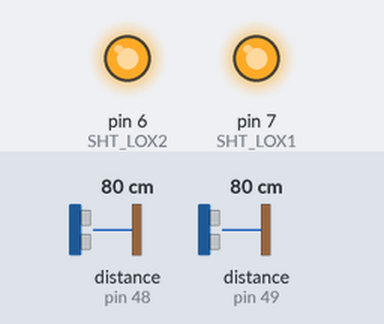
Simulated run of this sketch. Board: Arduino Uno, built with avr-gcc and run on an emulated ATmega328P. On the bench: output pins drawn as LEDs (lit = HIGH). The test bench sets the inputs (shaded band); at power-on: distance to the obstacle (sensors on pin 48, pin 49) 80 cm. The ROS host is connected and sends only what is stated; what the sketch prints to the serial monitor is not drawn.

Above: at 1.2 s.
1.3 s: distance to the obstacle (sensor on pin 48) set to 250 cm
3.2 s: distance to the obstacle (sensor on pin 49) set to 250 cm
5.1 s: distance to the obstacle (sensor on pin 48) set to 2 cm
Timing chart, 0 to 8.1 s (numbered marks = the images above; inputs shaded):
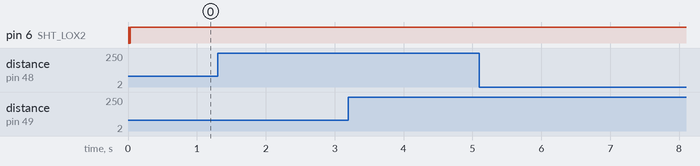

The sketch:

vl53l0x_dual_ROS.ino
```cpp
#include "Adafruit_VL53L0X.h"
#include <ros.h>
#include <std_msgs/Float64.h>

// address we will assign if dual sensor is present
#define LOX1_ADDRESS 0x30
#define LOX2_ADDRESS 0x31

// set the pins to shutdown
#define SHT_LOX1 7
#define SHT_LOX2 6

// objects for the vl53l0x
Adafruit_VL53L0X lox1 = Adafruit_VL53L0X();
Adafruit_VL53L0X lox2 = Adafruit_VL53L0X();

// this holds the measurement
VL53L0X_RangingMeasurementData_t measure1;
VL53L0X_RangingMeasurementData_t measure2;


ros::NodeHandle  nh;
std_msgs::Float64 range1;
std_msgs::Float64 range2;
ros::Publisher pub_range1( "lidar1", &range1);
ros::Publisher pub_range2( "lidar2", &range2);


/*
    Reset all sensors by setting all of their XSHUT pins low for delay(10), then set all XSHUT high to bring out of reset
    Keep sensor #1 awake by keeping XSHUT pin high
    Put all other sensors into shutdown by pulling XSHUT pins low
    Initialize sensor #1 with lox.begin(new_i2c_address) Pick any number but 0x29 and it must be under 0x7F. Going with 0x30 to 0x3F is probably OK.
    Keep sensor #1 awake, and now bring sensor #2 out of reset by setting its XSHUT pin high.
    Initialize sensor #2 with lox.begin(new_i2c_address) Pick any number but 0x29 and whatever you set the first sensor to
 */
void setID() {
  // all reset
  digitalWrite(SHT_LOX1, LOW);
  digitalWrite(SHT_LOX2, LOW);
  delay(10);
  // all unreset
  digitalWrite(SHT_LOX1, HIGH);
  digitalWrite(SHT_LOX2, HIGH);
  delay(10);

  // activating LOX1 and reseting LOX2
  digitalWrite(SHT_LOX1, HIGH);
  digitalWrite(SHT_LOX2, LOW);

  // initing LOX1
  if(!lox1.begin(LOX1_ADDRESS)) {
    Serial.println(F("Failed to boot first VL53L0X"));
    while(1);
  }
  delay(10);

  // activating LOX2
  digitalWrite(SHT_LOX2, HIGH);
  delay(10);

  //initing LOX2
  if(!lox2.begin(LOX2_ADDRESS)) {
    Serial.println(F("Failed to boot second VL53L0X"));
    while(1);
  }
}


void read_dual_sensors() {
  lox1.rangingTest(&measure1, false); // pass in 'true' to get debug data printout!
  lox2.rangingTest(&measure2, false); // pass in 'true' to get debug data printout!

  // print sensor one reading
  Serial.print("1: ");
  if(measure1.RangeStatus != 4)
  {     // if not out of range
    if(measure1.RangeMilliMeter>1500)
     {
      measure1.RangeMilliMeter=65136;
     }

     Serial.print(measure1.RangeMilliMeter);
     range1.data=measure1.RangeMilliMeter;

  }
  else
  {
    Serial.print("Out of range");
    range1.data=65136;
  }

  pub_range1.publish(&range1);

  Serial.print(" ");

  // print sensor two reading
  Serial.print("2: ");
  if(measure2.RangeStatus != 4)
  {
    if(measure2.RangeMilliMeter>1500)
     {
      measure2.RangeMilliMeter=65136;
     }


    Serial.print(measure2.RangeMilliMeter);
  } else {
    Serial.print("Out of range");
    range2.data=65136;
  }

  pub_range2.publish(&range2);

  Serial.println();
}


void setup() {

  nh.getHardware()->setBaud(115200);
  nh.initNode();
  nh.advertise(pub_range1);
  nh.advertise(pub_range2);

  Serial.begin(115200);

  // wait until serial port opens for native USB devices
  while (! Serial) { delay(1); }

  pinMode(SHT_LOX1, OUTPUT);
  pinMode(SHT_LOX2, OUTPUT);

  Serial.println("Shutdown pins inited...");

  digitalWrite(SHT_LOX1, LOW);
  digitalWrite(SHT_LOX2, LOW);

  Serial.println("Both in reset mode...(pins are low)");


  Serial.println("Starting...");
  setID();

}

void loop() {

  read_dual_sensors();
  nh.spinOnce();
  //delay(100);
}
```

Measured:
- after the input at 1.3 s, every drawn part: stays the same
- after the input at 3.2 s, every drawn part: stays the same
- after the input at 5.1 s, every drawn part: stays the same
